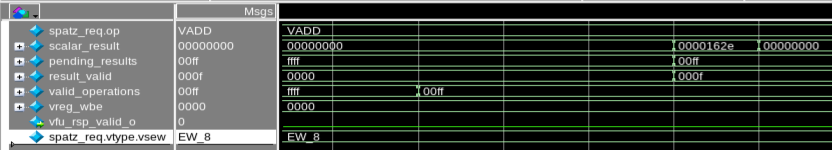
#> input picture bug_explaination/bug_spatz_vmv.x.s.png, 832 x 150 px
$ python color_overlay.py ../../bug_explaination/bug_spatz_vmv.x.s.png
#> lines starting #> are read from the running program, lines starting #| are printed output that depends on the picture
#!/usr/bin/env python3
# Copyright (c) 2025 ETH Zurich.
# Tim Fischer <fischeti@iis.ee.ethz.ch>

from PIL import Image, ImageChops
import numpy as np
import argparse
import math
import os

def parse_args():
    parser = argparse.ArgumentParser(description='Apply color overlay to an image. Outputs are saved next to the input as <name>_soft<ext> and <name>_overlay<ext>.')
    parser.add_argument('input', help='Input image file')
    parser.add_argument('-a', '--angle', type=float, default=0.0,
                        help='Gradient angle in degrees: 0 = left→right, 90 = top→bottom')
    parser.add_argument('--strength', type=float, default=0.6,
                        help='Effect amount for both outputs (0..1). 1 = full effect, 0 = original')
    return parser.parse_args()

args = parse_args()
die = Image.open(args.input).convert("RGB")
W, H = die.size  # Get dimensions from input image
#> W = 832; H = 150

# Derive output paths in the same directory as input
in_dir, in_name = os.path.split(args.input)
stem, ext = os.path.splitext(in_name)
if ext == "":
    ext = ".png"
out_soft_path = os.path.join(in_dir or ".", f"{stem}_soft{ext}")
out_overlay_path = os.path.join(in_dir or ".", f"{stem}_overlay{ext}")

# Build a 0..1 ramp along the requested angle
# Angle convention: 0° = left→right (along +x), 90° = top→bottom (along +y)
theta = math.radians(args.angle)
ux, uy = math.cos(theta), math.sin(theta)  # unit direction

# Coordinates (x to the right, y downwards)
x = np.arange(W, dtype=np.float32)
#> x = 832 values from 0 to 831
y = np.arange(H, dtype=np.float32)
#> y = 150 values from 0 to 149
xx, yy = np.meshgrid(x, y, indexing='xy')

# Project pixel coordinates onto direction (ux, uy)
t = xx * ux + yy * uy

# Normalize projection so that the gradient spans the whole image
corners = np.array([[0, 0], [W - 1, 0], [0, H - 1], [W - 1, H - 1]], dtype=np.float32)
#> corners = [[0, 0], [831, 0], [0, 149], [831, 149]]
proj = corners @ np.array([ux, uy], dtype=np.float32)
pmin, pmax = float(np.min(proj)), float(np.max(proj))
den = (pmax - pmin) if (pmax - pmin) != 0 else 1.0
ramp = np.clip((t - pmin) / den, 0.0, 1.0)

# 5-stop colors in sRGB
stops = [
    (0.00, np.array([0xFF,0x5A,0xA5], dtype=np.float32)),  # pink
    (0.25, np.array([0xFF,0xE1,0x6B], dtype=np.float32)),  # yellow
    (0.50, np.array([0x84,0xE3,0x5B], dtype=np.float32)),  # green
    (0.75, np.array([0x5A,0xA7,0xFF], dtype=np.float32)),  # blue
    (1.00, np.array([0x8A,0x2B,0xE2], dtype=np.float32)),  # purple
]

# Piecewise-linear interpolation over stops for the whole 2D ramp
gradient = np.zeros((H, W, 3), dtype=np.float32)
for (p0, c0), (p1, c1) in zip(stops[:-1], stops[1:]):
    seg = (ramp >= p0) & (ramp <= p1)
    if not np.any(seg):
        continue
    a = (ramp[seg] - p0) / (p1 - p0)
    # Interpolate colors per pixel in this segment
    gradient[seg] = (1.0 - a)[:, None] * c0 + (a)[:, None] * c1
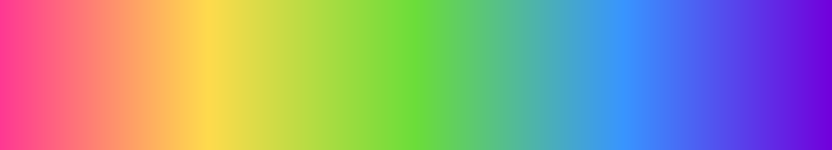
#> gradient: shape (150, 832, 3) float32; mean of channels 0, 1, 2 168.5, 171.2, 162.2; drawn with min black and max white

grad_img = Image.fromarray(gradient.astype(np.uint8), mode="RGB")
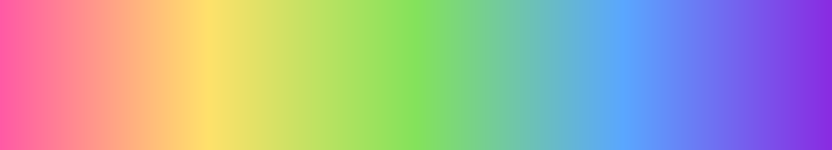
#> grad_img: PIL image 832x150 RGB; mean R, G, B 168, 170.7, 161.7

def _clamp01(x: float) -> float:
    return 0.0 if x <= 0.0 else 1.0 if x >= 1.0 else x

strength = _clamp01(float(args.strength))

# Blend modes
# Softlight-ish via simple alpha blend
out = Image.blend(die, grad_img, strength)  # simple crossfade
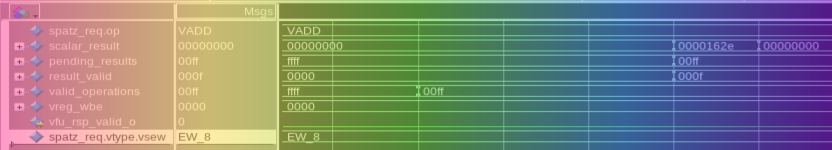
#> out: PIL image 832x150 RGB; mean R, G, B 127.3, 131.2, 124

# Or use multiply/screen combo to emulate Overlay, then attenuate
overlay_raw = ImageChops.overlay(die, grad_img)  # Pillow >= 9.1
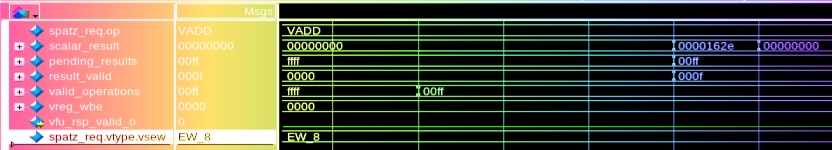
#> overlay_raw: PIL image 832x150 RGB; mean R, G, B 99.9, 91, 73.3
overlay = Image.blend(die, overlay_raw, strength)
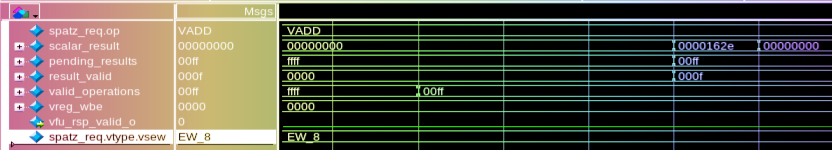
#> overlay: PIL image 832x150 RGB; mean R, G, B 86.6, 83.5, 71.1
overlay.save(out_overlay_path)
out.save(out_soft_path)
